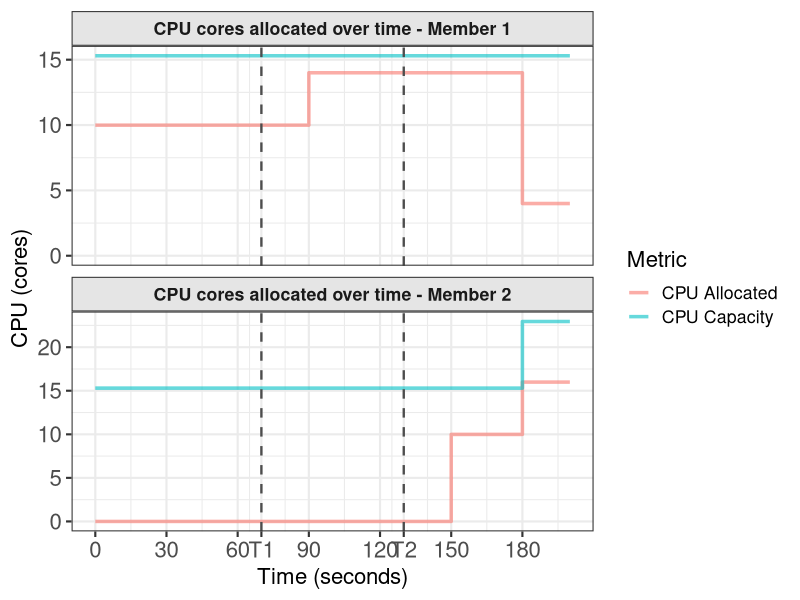

Write the R code that produced this figure.
library(ggplot2)
library(dplyr)
library(readr)
library(tidyr)

# Load processed data
df <- read_csv(file = "./analyzer_input/processed_data.csv", show_col_types = FALSE)

# Fix the 30-second offset in time_seconds
df <- df %>% mutate(time_seconds = time_seconds + 30)

# Add points at time 0 so the lines start from zero
df_start <- df %>% 
  filter(time_seconds == min(time_seconds)) %>%
  mutate(time_seconds = 0)

df <- bind_rows(df_start, df) %>%
  arrange(time_seconds)

# Prepare data for plotting - Public CPU
df_public <- df %>%
  select(time_seconds, cpu_allocated_public, cluster_cpu_capacity_public) %>%
  rename(
    `CPU Allocated` = cpu_allocated_public,
    `CPU Capacity` = cluster_cpu_capacity_public
  ) %>%
  pivot_longer(
    cols = c(`CPU Allocated`, `CPU Capacity`),
    names_to = "metric",
    values_to = "value"
  ) %>%
  mutate(panel = "CPU cores allocated over time - Member 2")

# Prepare data for plotting - Private CPU
df_private <- df %>%
  select(time_seconds, cpu_allocated_private, cluster_cpu_capacity_private) %>%
  rename(
    `CPU Allocated` = cpu_allocated_private,
    `CPU Capacity` = cluster_cpu_capacity_private
  ) %>%
  pivot_longer(
    cols = c(`CPU Allocated`, `CPU Capacity`),
    names_to = "metric",
    values_to = "value"
  ) %>%
  mutate(panel = "CPU cores allocated over time - Member 1")

# Combine public and private data
df_plot <- bind_rows(df_public, df_private)

# Extend lines to 200 seconds keeping the last value
df_extension <- df_plot %>%
  group_by(panel, metric) %>%
  filter(time_seconds == max(time_seconds)) %>%
  mutate(time_seconds = 200) %>%
  ungroup()

df_plot <- bind_rows(df_plot, df_extension) %>%
  arrange(panel, metric, time_seconds)

# Create plot with two panels (facets)
p <- ggplot(df_plot, aes(time_seconds, value, colour = metric)) + 
  geom_step(linewidth = 1.2, alpha = 0.6) + 
  geom_vline(xintercept = 70, linetype = "dashed", color = "gray30", linewidth = 0.8) +
  geom_vline(xintercept = 130, linetype = "dashed", color = "gray30", linewidth = 0.8) +
  facet_wrap(panel ~ ., nrow = 2, scales = "free_y") + 
  theme_bw(base_size = 16) +
  scale_color_manual(
    "Metric",
    values = c("CPU Allocated" = "#F8766D", "CPU Capacity" = "#00BFC4")
  ) +
  xlab("Time (seconds)") + 
  ylab("CPU (cores)") +
  expand_limits(y = 0) +
  scale_x_continuous(
    breaks = c(0, 30, 60, 70, 90, 120, 130, 150, 180),
    labels = c("0", "30", "60", "T1", "90", "120", "T2", "150", "180")
  ) +
  coord_cartesian(xlim = c(0, 200)) +
  theme(
    axis.text.x = element_text(size = 16),
    axis.text.y = element_text(size = 16),
    legend.position = "right",
    strip.background = element_rect(fill = "gray90"),
    strip.text = element_text(face = "bold")
  )

# Output directories already created by Python script

# Save the plot
output_plot_path <- "plots/cpu_allocation_plot.png"
dir.create(dirname(output_plot_path), recursive = TRUE, showWarnings = FALSE)

ggsave(output_plot_path, p, width = 12, height = 8, dpi = 300)

cat(sprintf("Plot generated successfully at: %s\n", output_plot_path))

# Show summary statistics
cat("\n=== Public CPU Statistics ===\n")
df %>% 
  summarize(
    max_allocated = max(cpu_allocated_public, na.rm = TRUE),
    mean_allocated = mean(cpu_allocated_public, na.rm = TRUE),
    capacity = first(cluster_cpu_capacity_public)
  ) %>%
  print()

cat("\n=== Private CPU Statistics ===\n")
df %>% 
  summarize(
    max_allocated = max(cpu_allocated_private, na.rm = TRUE),
    mean_allocated = mean(cpu_allocated_private, na.rm = TRUE),
    capacity = first(cluster_cpu_capacity_private)
  ) %>%
  print()
